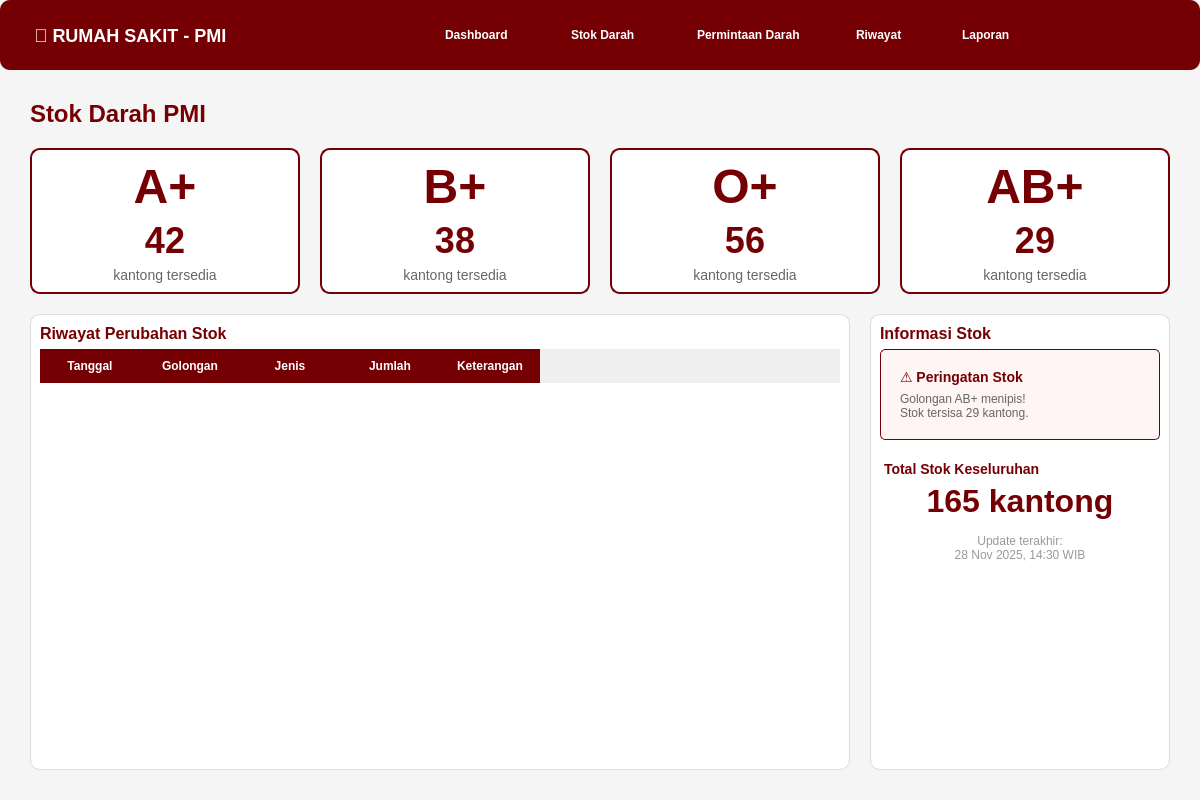
<?xml version="1.0" encoding="UTF-8"?>
<ui version="4.0">
 <class>MainWindow</class>
 <widget class="QMainWindow" name="MainWindow">
  <property name="geometry">
   <rect>
    <x>0</x>
    <y>0</y>
    <width>1200</width>
    <height>800</height>
   </rect>
  </property>
  <property name="windowTitle">
   <string>Stok Darah - PMI Donor Darah</string>
  </property>
  <property name="styleSheet">
   <string notr="true">
QMainWindow {
    background-color: #f5f5f5;
}
QPushButton {
    border: none;
    padding: 10px 20px;
    border-radius: 5px;
    font-weight: bold;
}
QPushButton:hover {
    opacity: 0.8;
}
QFrame {
    border-radius: 10px;
}
QLabel {
    color: #333333;
}
   </string>
  </property>
  <widget class="QWidget" name="centralwidget">
   <layout class="QVBoxLayout" name="verticalLayout">
    <property name="spacing">
     <number>0</number>
    </property>
    <property name="leftMargin">
     <number>0</number>
    </property>
    <property name="topMargin">
     <number>0</number>
    </property>
    <property name="rightMargin">
     <number>0</number>
    </property>
    <property name="bottomMargin">
     <number>0</number>
    </property>
    <item>
     <widget class="QFrame" name="navbar">
      <property name="minimumSize">
       <size>
        <width>0</width>
        <height>70</height>
       </size>
      </property>
      <property name="maximumSize">
       <size>
        <width>16777215</width>
        <height>70</height>
       </size>
      </property>
      <property name="styleSheet">
       <string notr="true">
QFrame#navbar {
    background-color: #750003;
}
QPushButton {
    color: white;
    background-color: transparent;
    text-align: left;
    padding: 15px 25px;
}
QPushButton:hover {
    background-color: rgba(255, 255, 255, 0.1);
}
QPushButton:pressed {
    background-color: rgba(255, 255, 255, 0.2);
}
       </string>
      </property>
      <property name="frameShape">
       <enum>QFrame::StyledPanel</enum>
      </property>
      <layout class="QHBoxLayout" name="horizontalLayout">
       <item>
        <widget class="QLabel" name="logoLabel">
         <property name="minimumSize">
          <size>
           <width>250</width>
           <height>0</height>
          </size>
         </property>
         <property name="styleSheet">
          <string notr="true">color: white; font-size: 18px; font-weight: bold; padding-left: 20px;</string>
         </property>
         <property name="text">
          <string>🏥 RUMAH SAKIT - PMI</string>
         </property>
        </widget>
       </item>
       <item>
        <spacer name="horizontalSpacer">
         <property name="orientation">
          <enum>Qt::Horizontal</enum>
         </property>
         <property name="sizeHint" stdset="0">
          <size>
           <width>40</width>
           <height>20</height>
          </size>
         </property>
        </spacer>
       </item>
       <item>
        <widget class="QPushButton" name="btnDashboard">
         <property name="minimumSize">
          <size>
           <width>120</width>
           <height>0</height>
          </size>
         </property>
         <property name="text">
          <string>Dashboard</string>
         </property>
        </widget>
       </item>
       <item>
        <widget class="QPushButton" name="btnStok">
         <property name="minimumSize">
          <size>
           <width>120</width>
           <height>0</height>
          </size>
         </property>
         <property name="text">
          <string>Stok Darah</string>
         </property>
        </widget>
       </item>
       <item>
        <widget class="QPushButton" name="btnPermintaan">
         <property name="minimumSize">
          <size>
           <width>150</width>
           <height>0</height>
          </size>
         </property>
         <property name="text">
          <string>Permintaan Darah</string>
         </property>
        </widget>
       </item>
       <item>
        <widget class="QPushButton" name="btnRiwayat">
         <property name="minimumSize">
          <size>
           <width>100</width>
           <height>0</height>
          </size>
         </property>
         <property name="text">
          <string>Riwayat</string>
         </property>
        </widget>
       </item>
       <item>
        <widget class="QPushButton" name="btnLaporan">
         <property name="minimumSize">
          <size>
           <width>100</width>
           <height>0</height>
          </size>
         </property>
         <property name="text">
          <string>Laporan</string>
         </property>
        </widget>
       </item>
       <item>
        <spacer name="horizontalSpacer_2">
         <property name="orientation">
          <enum>Qt::Horizontal</enum>
         </property>
         <property name="sizeHint" stdset="0">
          <size>
           <width>40</width>
           <height>20</height>
          </size>
         </property>
        </spacer>
       </item>
      </layout>
     </widget>
    </item>
    <item>
     <widget class="QWidget" name="stokDarahPage">
      <layout class="QVBoxLayout" name="verticalLayout_2">
       <property name="spacing">
        <number>20</number>
       </property>
       <property name="leftMargin">
        <number>30</number>
       </property>
       <property name="topMargin">
        <number>30</number>
       </property>
       <property name="rightMargin">
        <number>30</number>
       </property>
       <property name="bottomMargin">
        <number>30</number>
       </property>
       <item>
        <widget class="QLabel" name="titleLabel">
         <property name="styleSheet">
          <string notr="true">font-size: 24px; font-weight: bold; color: #750003;</string>
         </property>
         <property name="text">
          <string>Stok Darah PMI</string>
         </property>
        </widget>
       </item>
       <item>
        <layout class="QGridLayout" name="gridStokCards">
         <property name="spacing">
          <number>20</number>
         </property>
         <item row="0" column="0">
          <widget class="QFrame" name="cardA">
           <property name="styleSheet">
            <string notr="true">
QFrame#cardA {
    background-color: white;
    border: 2px solid #750003;
}
            </string>
           </property>
           <property name="frameShape">
            <enum>QFrame::StyledPanel</enum>
           </property>
           <layout class="QVBoxLayout" name="verticalLayout_3">
            <item>
             <widget class="QLabel" name="lblGolA">
              <property name="styleSheet">
               <string notr="true">font-size: 48px; font-weight: bold; color: #750003;</string>
              </property>
              <property name="text">
               <string>A+</string>
              </property>
              <property name="alignment">
               <set>Qt::AlignCenter</set>
              </property>
             </widget>
            </item>
            <item>
             <widget class="QLabel" name="valueA">
              <property name="styleSheet">
               <string notr="true">font-size: 36px; font-weight: bold; color: #750003;</string>
              </property>
              <property name="text">
               <string>42</string>
              </property>
              <property name="alignment">
               <set>Qt::AlignCenter</set>
              </property>
             </widget>
            </item>
            <item>
             <widget class="QLabel" name="lblUnitA">
              <property name="styleSheet">
               <string notr="true">font-size: 14px; color: #666;</string>
              </property>
              <property name="text">
               <string>kantong tersedia</string>
              </property>
              <property name="alignment">
               <set>Qt::AlignCenter</set>
              </property>
             </widget>
            </item>
           </layout>
          </widget>
         </item>
         <item row="0" column="1">
          <widget class="QFrame" name="cardB">
           <property name="styleSheet">
            <string notr="true">
QFrame#cardB {
    background-color: white;
    border: 2px solid #750003;
}
            </string>
           </property>
           <property name="frameShape">
            <enum>QFrame::StyledPanel</enum>
           </property>
           <layout class="QVBoxLayout" name="verticalLayout_4">
            <item>
             <widget class="QLabel" name="lblGolB">
              <property name="styleSheet">
               <string notr="true">font-size: 48px; font-weight: bold; color: #750003;</string>
              </property>
              <property name="text">
               <string>B+</string>
              </property>
              <property name="alignment">
               <set>Qt::AlignCenter</set>
              </property>
             </widget>
            </item>
            <item>
             <widget class="QLabel" name="valueB">
              <property name="styleSheet">
               <string notr="true">font-size: 36px; font-weight: bold; color: #750003;</string>
              </property>
              <property name="text">
               <string>38</string>
              </property>
              <property name="alignment">
               <set>Qt::AlignCenter</set>
              </property>
             </widget>
            </item>
            <item>
             <widget class="QLabel" name="lblUnitB">
              <property name="styleSheet">
               <string notr="true">font-size: 14px; color: #666;</string>
              </property>
              <property name="text">
               <string>kantong tersedia</string>
              </property>
              <property name="alignment">
               <set>Qt::AlignCenter</set>
              </property>
             </widget>
            </item>
           </layout>
          </widget>
         </item>
         <item row="0" column="2">
          <widget class="QFrame" name="cardO">
           <property name="styleSheet">
            <string notr="true">
QFrame#cardO {
    background-color: white;
    border: 2px solid #750003;
}
            </string>
           </property>
           <property name="frameShape">
            <enum>QFrame::StyledPanel</enum>
           </property>
           <layout class="QVBoxLayout" name="verticalLayout_5">
            <item>
             <widget class="QLabel" name="lblGolO">
              <property name="styleSheet">
               <string notr="true">font-size: 48px; font-weight: bold; color: #750003;</string>
              </property>
              <property name="text">
               <string>O+</string>
              </property>
              <property name="alignment">
               <set>Qt::AlignCenter</set>
              </property>
             </widget>
            </item>
            <item>
             <widget class="QLabel" name="valueO">
              <property name="styleSheet">
               <string notr="true">font-size: 36px; font-weight: bold; color: #750003;</string>
              </property>
              <property name="text">
               <string>56</string>
              </property>
              <property name="alignment">
               <set>Qt::AlignCenter</set>
              </property>
             </widget>
            </item>
            <item>
             <widget class="QLabel" name="lblUnitO">
              <property name="styleSheet">
               <string notr="true">font-size: 14px; color: #666;</string>
              </property>
              <property name="text">
               <string>kantong tersedia</string>
              </property>
              <property name="alignment">
               <set>Qt::AlignCenter</set>
              </property>
             </widget>
            </item>
           </layout>
          </widget>
         </item>
         <item row="0" column="3">
          <widget class="QFrame" name="cardAB">
           <property name="styleSheet">
            <string notr="true">
QFrame#cardAB {
    background-color: white;
    border: 2px solid #750003;
}
            </string>
           </property>
           <property name="frameShape">
            <enum>QFrame::StyledPanel</enum>
           </property>
           <layout class="QVBoxLayout" name="verticalLayout_6">
            <item>
             <widget class="QLabel" name="lblGolAB">
              <property name="styleSheet">
               <string notr="true">font-size: 48px; font-weight: bold; color: #750003;</string>
              </property>
              <property name="text">
               <string>AB+</string>
              </property>
              <property name="alignment">
               <set>Qt::AlignCenter</set>
              </property>
             </widget>
            </item>
            <item>
             <widget class="QLabel" name="valueAB">
              <property name="styleSheet">
               <string notr="true">font-size: 36px; font-weight: bold; color: #750003;</string>
              </property>
              <property name="text">
               <string>29</string>
              </property>
              <property name="alignment">
               <set>Qt::AlignCenter</set>
              </property>
             </widget>
            </item>
            <item>
             <widget class="QLabel" name="lblUnitAB">
              <property name="styleSheet">
               <string notr="true">font-size: 14px; color: #666;</string>
              </property>
              <property name="text">
               <string>kantong tersedia</string>
              </property>
              <property name="alignment">
               <set>Qt::AlignCenter</set>
              </property>
             </widget>
            </item>
           </layout>
          </widget>
         </item>
        </layout>
       </item>
       <item>
        <layout class="QHBoxLayout" name="horizontalLayout_2">
         <property name="spacing">
          <number>20</number>
         </property>
         <item>
          <widget class="QFrame" name="frameRiwayatStok">
           <property name="styleSheet">
            <string notr="true">
QFrame#frameRiwayatStok {
    background-color: white;
    border: 1px solid #ddd;
}
            </string>
           </property>
           <property name="frameShape">
            <enum>QFrame::StyledPanel</enum>
           </property>
           <layout class="QVBoxLayout" name="verticalLayout_7">
            <item>
             <widget class="QLabel" name="lblRiwayatStok">
              <property name="styleSheet">
               <string notr="true">font-size: 16px; font-weight: bold; color: #750003;</string>
              </property>
              <property name="text">
               <string>Riwayat Perubahan Stok</string>
              </property>
             </widget>
            </item>
            <item>
             <widget class="QTableWidget" name="tableRiwayatStok">
              <property name="styleSheet">
               <string notr="true">
QTableWidget {
    border: none;
    background-color: white;
    gridline-color: #f0f0f0;
}
QHeaderView::section {
    background-color: #750003;
    color: white;
    padding: 8px;
    border: none;
    font-weight: bold;
}
QTableWidget::item {
    padding: 8px;
}
               </string>
              </property>
              <column>
               <property name="text">
                <string>Tanggal</string>
               </property>
              </column>
              <column>
               <property name="text">
                <string>Golongan</string>
               </property>
              </column>
              <column>
               <property name="text">
                <string>Jenis</string>
               </property>
              </column>
              <column>
               <property name="text">
                <string>Jumlah</string>
               </property>
              </column>
              <column>
               <property name="text">
                <string>Keterangan</string>
               </property>
              </column>
             </widget>
            </item>
           </layout>
          </widget>
         </item>
         <item>
          <widget class="QFrame" name="frameInfo">
           <property name="minimumSize">
            <size>
             <width>300</width>
             <height>0</height>
            </size>
           </property>
           <property name="maximumSize">
            <size>
             <width>300</width>
             <height>16777215</height>
            </size>
           </property>
           <property name="styleSheet">
            <string notr="true">
QFrame#frameInfo {
    background-color: white;
    border: 1px solid #ddd;
}
            </string>
           </property>
           <property name="frameShape">
            <enum>QFrame::StyledPanel</enum>
           </property>
           <layout class="QVBoxLayout" name="verticalLayout_8">
            <item>
             <widget class="QLabel" name="lblInfoStok">
              <property name="styleSheet">
               <string notr="true">font-size: 16px; font-weight: bold; color: #750003;</string>
              </property>
              <property name="text">
               <string>Informasi Stok</string>
              </property>
             </widget>
            </item>
            <item>
             <widget class="QFrame" name="frameAlert">
              <property name="styleSheet">
               <string notr="true">
QFrame#frameAlert {
    background-color: #fff5f5;
    border: 1px solid #750003;
    border-radius: 5px;
    padding: 10px;
}
               </string>
              </property>
              <property name="frameShape">
               <enum>QFrame::StyledPanel</enum>
              </property>
              <layout class="QVBoxLayout" name="verticalLayout_9">
               <item>
                <widget class="QLabel" name="lblAlert">
                 <property name="styleSheet">
                  <string notr="true">font-size: 14px; font-weight: bold; color: #750003;</string>
                 </property>
                 <property name="text">
                  <string>⚠️ Peringatan Stok</string>
                 </property>
                </widget>
               </item>
               <item>
                <widget class="QLabel" name="valueAlert">
                 <property name="styleSheet">
                  <string notr="true">font-size: 12px; color: #666;</string>
                 </property>
                 <property name="text">
                  <string>Golongan AB+ menipis!
Stok tersisa 29 kantong.</string>
                 </property>
                 <property name="wordWrap">
                  <bool>true</bool>
                 </property>
                </widget>
               </item>
              </layout>
             </widget>
            </item>
            <item>
             <widget class="QLabel" name="lblTotalStok">
              <property name="styleSheet">
               <string notr="true">font-size: 14px; font-weight: bold; color: #750003; margin-top: 15px;</string>
              </property>
              <property name="text">
               <string>Total Stok Keseluruhan</string>
              </property>
             </widget>
            </item>
            <item>
             <widget class="QLabel" name="valueTotalStok">
              <property name="styleSheet">
               <string notr="true">font-size: 32px; font-weight: bold; color: #750003;</string>
              </property>
              <property name="text">
               <string>165 kantong</string>
              </property>
              <property name="alignment">
               <set>Qt::AlignCenter</set>
              </property>
             </widget>
            </item>
            <item>
             <widget class="Line" name="line">
              <property name="orientation">
               <enum>Qt::Horizontal</enum>
              </property>
             </widget>
            </item>
            <item>
             <widget class="QLabel" name="lblUpdateTerakhir">
              <property name="styleSheet">
               <string notr="true">font-size: 12px; color: #999;</string>
              </property>
              <property name="text">
               <string>Update terakhir:
28 Nov 2025, 14:30 WIB</string>
              </property>
              <property name="alignment">
               <set>Qt::AlignCenter</set>
              </property>
             </widget>
            </item>
            <item>
             <spacer name="verticalSpacer">
              <property name="orientation">
               <enum>Qt::Vertical</enum>
              </property>
              <property name="sizeHint" stdset="0">
               <size>
                <width>20</width>
                <height>40</height>
               </size>
              </property>
             </spacer>
            </item>
           </layout>
          </widget>
         </item>
        </layout>
       </item>
      </layout>
     </widget>
    </item>
   </layout>
  </widget>
 </widget>
 <resources/>
 <connections/>
</ui>
